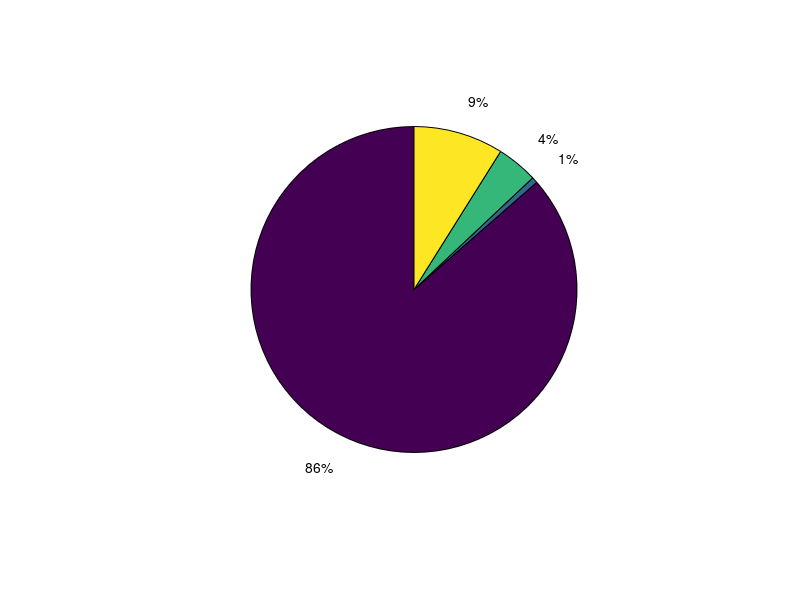

MATLAB code for this plot: (Note: this script raises an error after producing the figure.)
%% Data analysis
clear;

load timer_400.dat;
avg = mean(timer_400);
percentage_computation = avg(3)/avg(2);
percentage_exchange_borders = avg(4)/avg(2);
percentage_global_communication = avg(5)/avg(2);
percentage_idle = avg(6)/avg(2);

percentage = [percentage_computation, percentage_exchange_borders, percentage_global_communication, percentage_idle];
h = pie(percentage);

txt = {'Computation: '; 'Exchange Borders: '; 'Global Communication: '; 'Idle: '};
hText = findobj(h, 'Type', 'text');
percentValues = get(hText, 'String');
combinedtxt = strcat(txt, percentValues);
hText(1).String = combinedtxt(1);
hText(2).String = combinedtxt(2);
hText(3).String = combinedtxt(3);
hText(4).String = combinedtxt(4);
